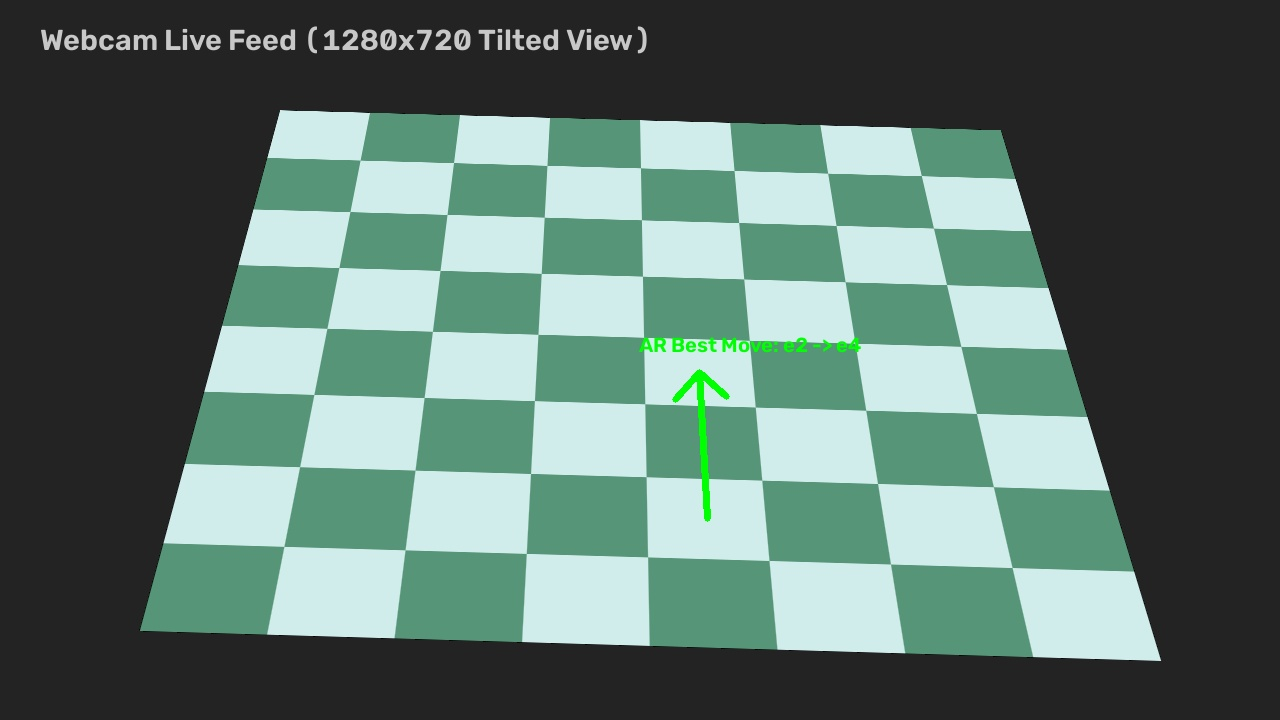
#> input picture tests/fixtures/03_ar_overlay_on_camera.jpg, 1280 x 720 px
$ python -i screen_board_detector.py   (imports and definitions only)
#> lines starting #> are read from the running program, lines starting #| are printed output that depends on the picture; after the words box and inside, x2 and y2 are one past the last pixel; in counts of white or black regions, pixels touching at a corner belong together
#> further down, picture is the input picture: shape (720, 1280, 3); mean B, G, R 106.1, 114.5, 91.1
"""
ScreenBoardDetector: Automatic board localization, theme identification,
and orientation detection on digital screens (Chess.com / Lichess).
"""

from typing import Optional, Tuple, Dict, Any, List
import numpy as np
import cv2
import chess
from loguru import logger


class ScreenBoardDetector:
    """
    Detects and localizes an online chessboard within a desktop screen capture.
    """

    # Popular Online Themes (BGR format)
    THEMES = {
        "chess_com_green": {
            "light": (208, 236, 235),  # #ebecd0
            "dark": (86, 149, 119),     # #779556
            "highlight_light": (130, 246, 245),  # #f5f682 (Yellow)
            "highlight_dark": (67, 202, 185),    # #b9ca43 (Olive yellow)
        },
        "lichess_blue": {
            "light": (230, 227, 222),  # #dee3e6
            "dark": (173, 162, 140),    # #8ca2ad
            "highlight_light": (100, 210, 210),
            "highlight_dark": (80, 180, 160),
        },
        "lichess_brown": {
            "light": (181, 217, 240),  # #f0d9b5
            "dark": (99, 136, 181),     # #b58863
            "highlight_light": (100, 210, 210),
            "highlight_dark": (80, 180, 160),
        },
    }

    def __init__(
        self,
        board_bbox: Optional[Tuple[int, int, int, int]] = None,
        white_bottom: bool = True,
        theme_name: str = "chess_com_green",
    ):
        """
        Initialize ScreenBoardDetector.

        Args:
            board_bbox: Optional tuple (x, y, width, height) of chessboard on screen.
            white_bottom: True if White is at bottom (standard view), False if Black is at bottom.
            theme_name: Name of color theme preset.
        """
        self.board_bbox = board_bbox  # (x, y, w, h)
        self.white_bottom = white_bottom
        self.theme_name = theme_name
        self.active_theme = self.THEMES.get(theme_name, self.THEMES["chess_com_green"])

        self.files = ["a", "b", "c", "d", "e", "f", "g", "h"]
        self.ranks = ["1", "2", "3", "4", "5", "6", "7", "8"]

    # [4 lines left out: function set_board_bbox, not called in this run]

    def find_board_auto(
        self,
        screen_frame: np.ndarray,
        min_size: int = 350,
        max_size: int = 1200,
    ) -> Optional[Tuple[int, int, int, int]]:
        """
        Automatically locates the chessboard on screen by finding square contours
        with 8x8 checkerboard symmetry.

        Returns:
            Tuple (x, y, width, height) or None if not found.
        """
#> called with min_size = 350, max_size = 1200
        h_screen, w_screen = screen_frame.shape[:2]
#> h_screen = 720; w_screen = 1280
        gray = cv2.cvtColor(screen_frame, cv2.COLOR_BGR2GRAY)
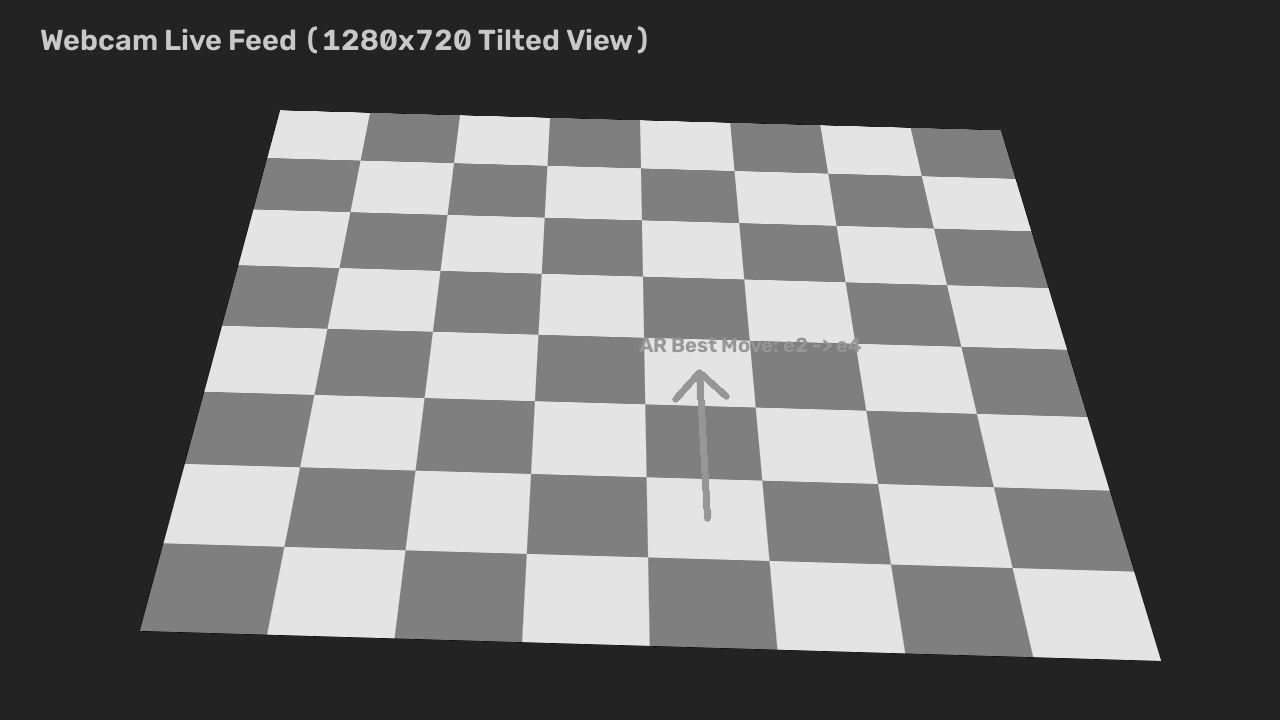
#> gray: shape (720, 1280); min 2, max 234, mean 106.5

        # Edge detection
        edges = cv2.Canny(gray, 50, 150)
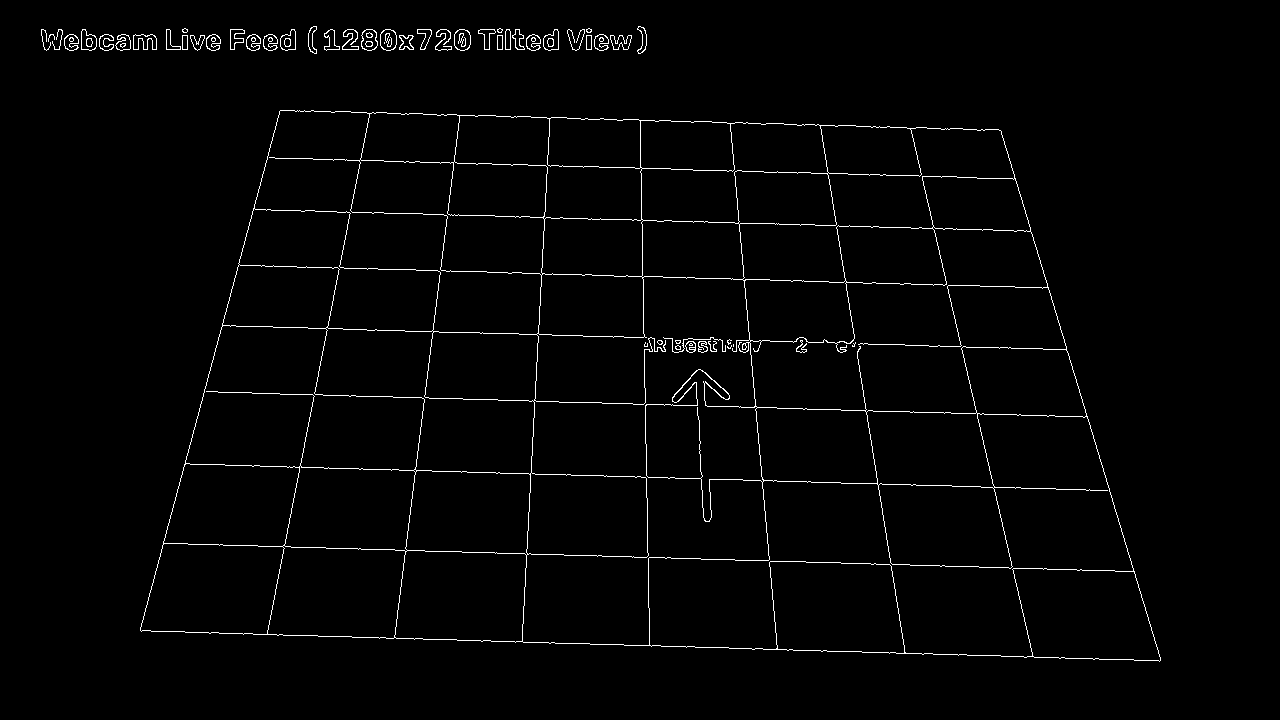
#> edges: shape (720, 1280); 1.7% white in thin lines or dots, all inside (x1, y1, x2, y2) = (41, 26, 1161, 662)
        contours, _ = cv2.findContours(edges, cv2.RETR_TREE, cv2.CHAIN_APPROX_SIMPLE)
#> contours = 166 contours, 49 with area under 20; largest, box (x1, y1, x2, y2) and area: (140, 110, 1161, 662) 457380, (648, 413, 1134, 658) 49307, (522, 276, 770, 646) 48316, (749, 226, 1067, 414) 32765, (185, 325, 425, 471) 23578

        best_bbox = None
        best_aspect_score = 999.0

        for cnt in contours:
            x, y, w, h = cv2.boundingRect(cnt)
            if w < min_size or h < min_size or w > max_size or h > max_size:
                continue

            # Aspect ratio check (must be near 1.0)
            aspect = float(w) / float(h)
            diff_from_square = abs(aspect - 1.0)

            if diff_from_square < 0.05:  # within 5% of square
                if diff_from_square < best_aspect_score:
                    # Verify 8x8 checkerboard property inside
                    roi = gray[y:y+h, x:x+w]
                    if self._verify_checkerboard_pattern(roi):
                        best_aspect_score = diff_from_square
                        best_bbox = (x, y, w, h)
#> this loop made 166 passes
#> (x, y, w, h) on passes 2 to 4: (1012, 568, 149, 94), (769, 561, 136, 93), (394, 550, 133, 93)
#> after the loop, best_aspect_score = 999

        if best_bbox:
            self.board_bbox = best_bbox
            logger.success(f"Chessboard auto-localized at: x={best_bbox[0]}, y={best_bbox[1]}, size={best_bbox[2]}x{best_bbox[3]}")
            return best_bbox

        logger.warning("Auto board localization did not find a conclusive 8x8 board.")
        return None

    # [83 lines left out: functions _verify_checkerboard_pattern, detect_orientation, crop_board, get_square_rect, get_square_center, get_screen_square_center, not called in this run]

>>> import cv2
>>> picture = cv2.imread('../tests/fixtures/03_ar_overlay_on_camera.jpg')
>>> result = ScreenBoardDetector().find_board_auto(picture)
